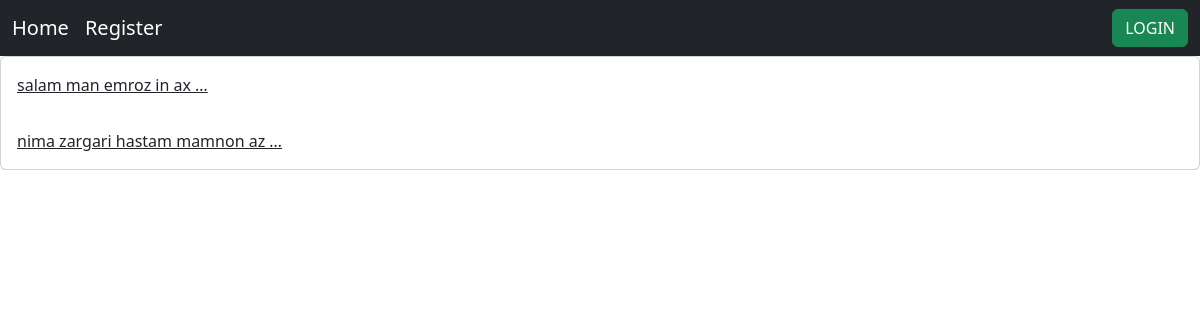
The app's page /, older data.
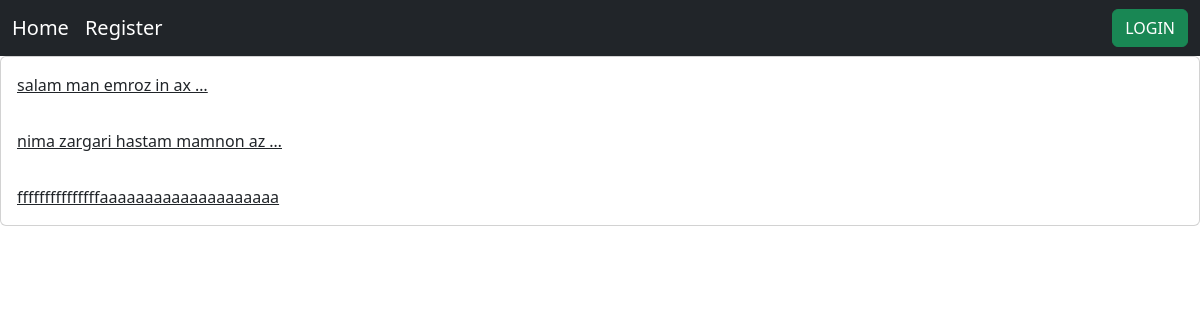
The same page, newer data.
### home/models.py (models this page shows, shortened)
class Post(models.Model):
    user = models.ForeignKey(User, on_delete=models.CASCADE)
    body = models.TextField()
    slug = models.SlugField()
    created = models.DateTimeField(auto_now_add=True)
    update = models.DateTimeField(auto_now=True)
    def get_absolute_url(self):
        return reverse('home:post_detail', args=(self.id, self.slug))

### home/views.py (the view)
# urls.py: path('', views.HomeView.as_view(), name='home'),
class HomeView(View):
    def get(self, request):
        posts = Post.objects.all()
        return render(request, "home/index.html", {'post': posts})

### home/templates/home/index.html
{% extends 'base.html' %}
{% block content %}
<div class="card">
    {%for pst in post %}
        <a href="{{ pst.get_absolute_url }}" class="card-body"> {{ pst.body|truncatewords:5 }} </a>
    {% endfor %}
</div>
{% endblock %}

Row changes from the older to the newer data that the page shows:
added Post: body "fffffffffffffffaaaaaaaaaaaaaaaaaaaa"
